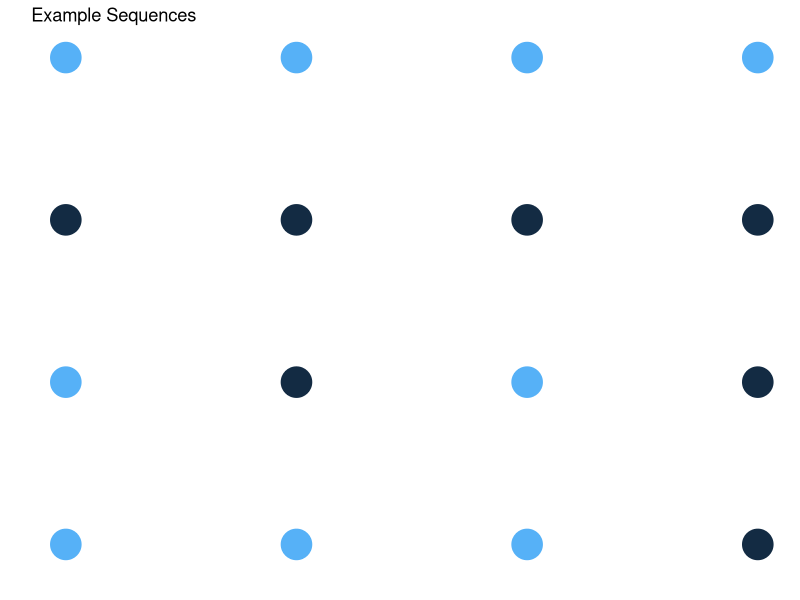
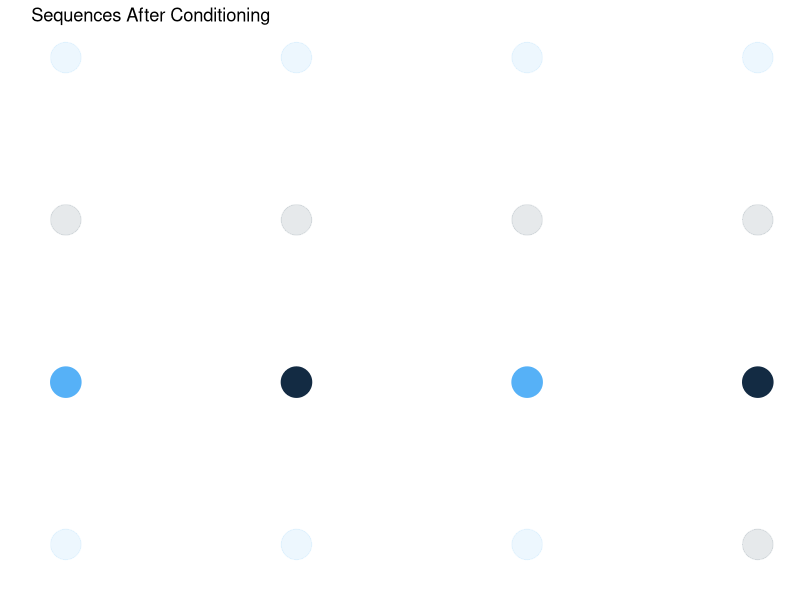
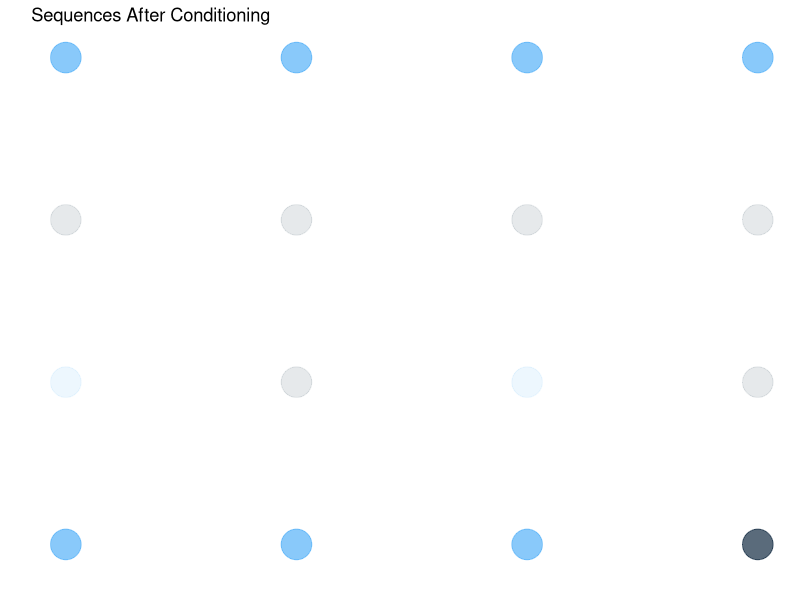

Reproduce these figures in R, in order.
## ---- chunk 1
t<-c(1,2,3,4)
y1<-c(0.75,0.75,0.75,0.75)
y2<-c(0.5,0.5,0.5,0.5)
y3<-c(0.25,0.25,0.25,0.25)
y4<-c(0,0,0,0)
# y5<-c(-0.25,-0.25,-0.25,-0.25)
# y6<-c(-0.5,-0.5,-0.5,-0.5)
# y7<-c(-0.75,-0.75,-0.75,-0.75)
# y8<-c(-1,-1,-1,-1)
seq1<-c(1,1,1,1)
seq2<-c(0,0,0,0)
seq3<-c(1,0,1,0)
seq4<-c(1,1,1,0)
# seq5<-c(0,1,1,1)
# seq6<-c(0,1,1,0)
# seq7<-c(0,1,0,1)
# seq8<-c(0,1,0,0)
dframe<-data.frame(t,y1,y2,y3,y4,seq1,seq2,seq3,seq4)
library(ggplot2)
ggplot(data=dframe,mapping=aes(x=t))+
  geom_point(aes(y=y1,color=seq1),size=10)+
  geom_point(aes(y=y2,color=seq2),size=10)+
  geom_point(aes(y=y3,color=seq3),size=10)+
  geom_point(aes(y=y4,color=seq4),size=10)+
  theme(panel.background = element_blank(), axis.text = element_blank(),
        axis.ticks = element_blank(),legend.position = "none")+
  labs(x=" ", y=" ",title="Example Sequences")
## ---- chunk 2
library(knitr)
library(kableExtra)
text_tbl <- data.frame(
  Criteria = c("Absolute Criterion", "Relative Criterion"),
  Worst.Case = c(
    "Adversarial Prediction", 
    "Online Learning "
    ),
  Average.Average.Case = c(
    "Bayesianism",
    " Bayesian Regret* " 
    ),
  Worst.Average.Case = c(
    "Minimax Theory",
    "Statistical Learning" 
    )  
)

kable(text_tbl) %>%
  kable_styling(full_width = F) %>%
  column_spec(1,border_right = T) %>%
  column_spec(2) %>%
  add_header_above(c(" " = 2, "Average Case" = 2))
## ---- chunk 3
ggplot(data=dframe,mapping=aes(x=t))+
  geom_point(aes(y=y1,color=seq1),size=10,alpha=0.1)+
  geom_point(aes(y=y2,color=seq2),size=10,alpha=0.1)+
  geom_point(aes(y=y3,color=seq3),size=10)+
  geom_point(aes(y=y4,color=seq4),size=10,alpha=0.1)+
  theme(panel.background = element_blank(), axis.text = element_blank(),
        axis.ticks = element_blank(),legend.position = "none")+
  labs(x=" ", y=" ",title="Sequences After Conditioning") 
## ---- chunk 4
ggplot(data=dframe,mapping=aes(x=t))+
  geom_point(aes(y=y1,color=seq1),size=10,alpha=0.7)+
  geom_point(aes(y=y2,color=seq2),size=10,alpha=0.1)+
  geom_point(aes(y=y3,color=seq3),size=10,alpha=0.1)+
  geom_point(aes(y=y4,color=seq4),size=10,alpha=0.7)+
  theme(panel.background = element_blank(), axis.text = element_blank(),
        axis.ticks = element_blank(),legend.position = "none")+
  labs(x=" ", y=" ",title="Sequences After Conditioning") 
